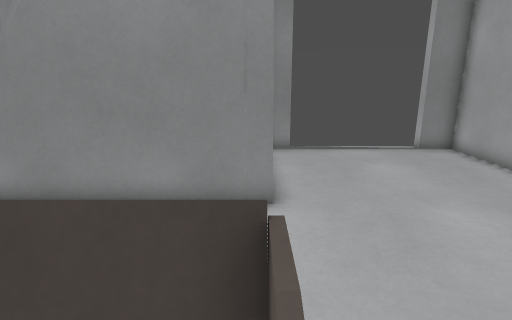
View 1 (above)

16 first-person views from a walk through a 3-D level made in the Godot game engine. The camera is 1.4 m above the floor, tilts 14° down and sees 80° across. The floor is counted in squares, 0.5 m on a side. Each view is taken from the middle of a square. On the plan, view 1 faces up. The plan holds only what a view shows up to about 20 squares ahead; the rest is blank.

View 2
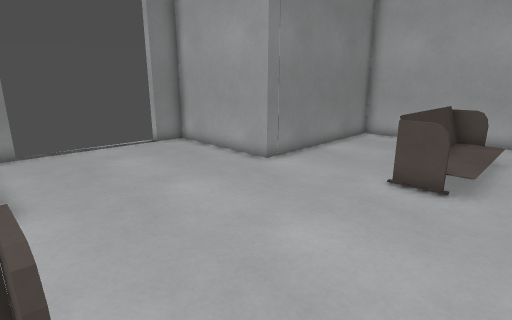

View 3
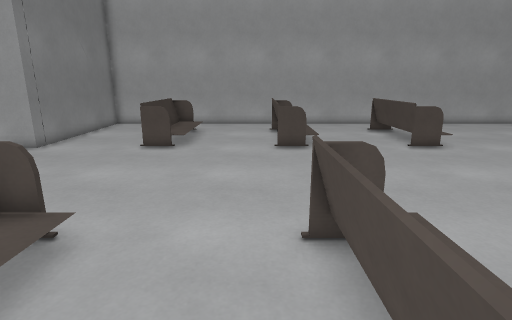

View 4
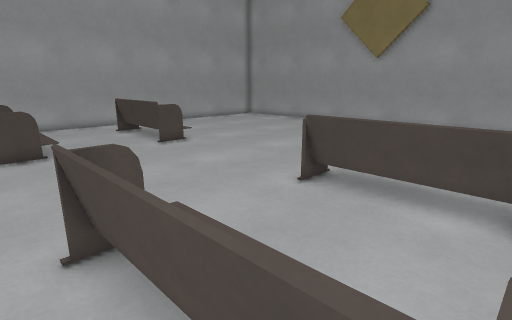

View 5
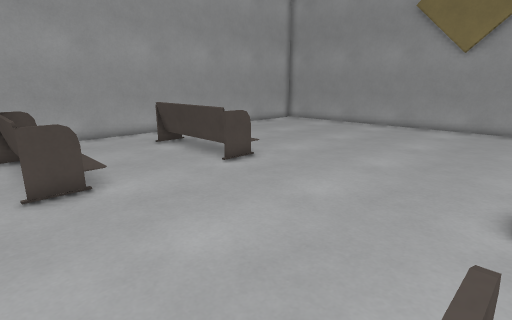

View 6
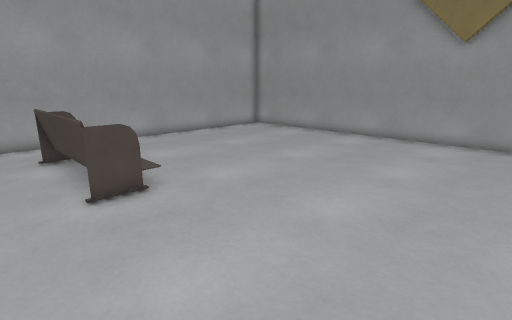

View 7
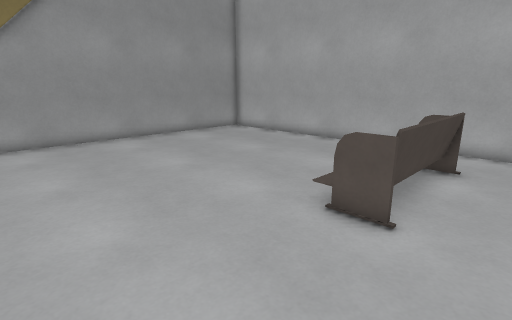

View 8
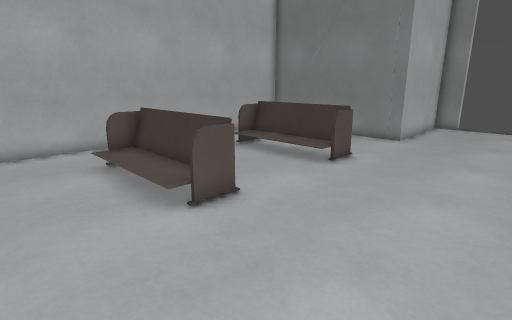

View 9
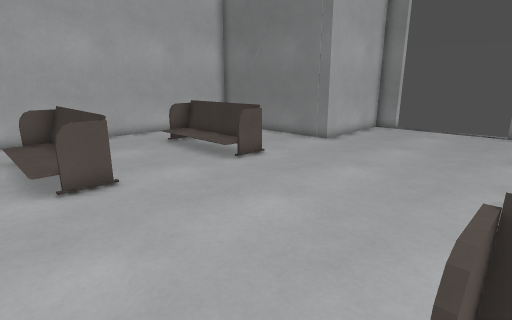

View 10
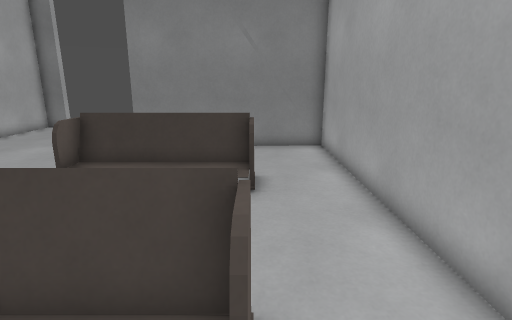

View 11
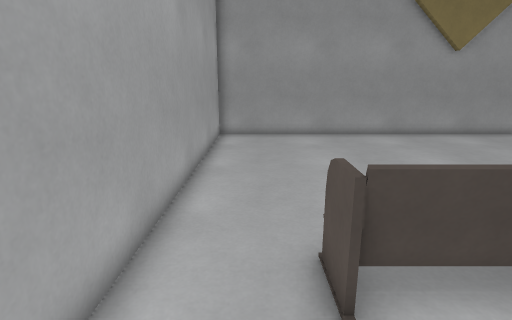

View 12
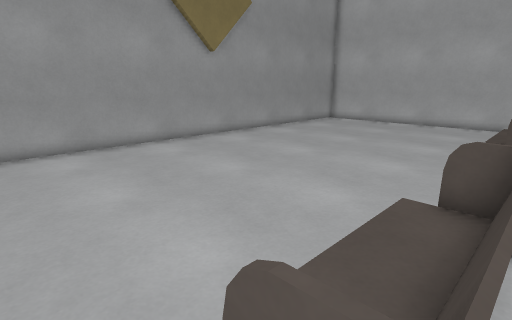

View 13
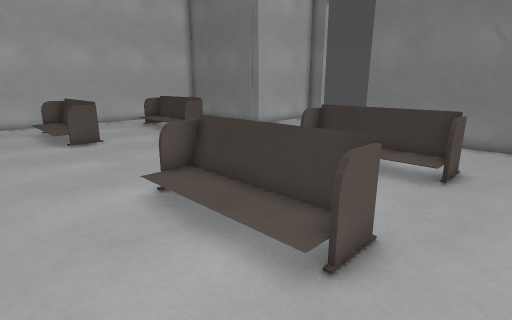

View 14
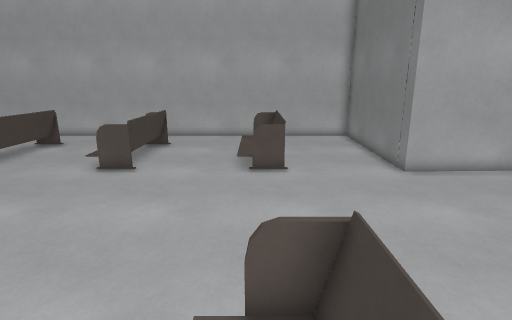

View 15
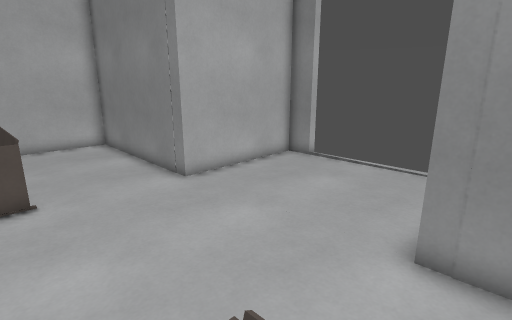

View 16
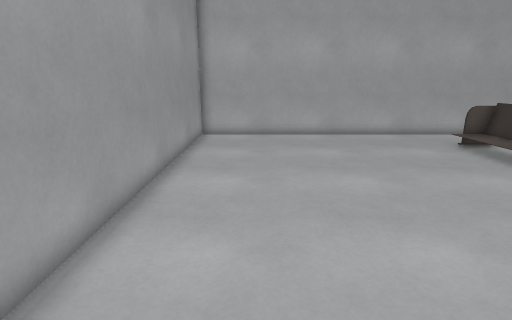

### Floor plan
Points are (right, up) in squares from view 1. A wall is a line through its corners. A room is listed if a view was taken in it or the views show most of it. See-through windows are left out.
Room 1 (views 1, 2, 3, 4, 5, 6, 7, 8, 9, 10, 11, 12, 13, 14, 15, 16)
walls: (9.1, 6.6) (8.4, 6.7); (8.7, 6.8) (8.7, 13.2) (7.2, 13.2) (7.2, 13.8); (15.6, 7.2) (14.6, 6.9); (1.5, 13.8) (1.5, 13.2) (0.2, 13.2) (0.4, 6.8) (-8.2, 7) (-8.2, -24.1) (17.1, -24.1) (17.1, 7) (9, 6.8)
low walls: (0.1, -5.4) (0.1, -4.1) (-4.9, -4.1); (8.7, -5.5) (8.7, -4) (13.9, -4) (13.9, -5.4); (8.7, -10.1) (13.9, -10.1); (8.8, -10.4) (8.8, -11.4); (-1.4, -4.3) (-3.4, -4.3); (8.7, -11.5) (8.7, -10.3) (13.9, -10.3) (13.9, -11.4); (-3.5, -4.3) (-4.9, -4.3) (-4.9, -5.2); (-3.5, -10.3) (-5, -10.3) (0.2, -10.3) (0.2, -11.4); (-4, -10.2) (-4.9, -10.2) (-4.9, -11.4); (0.1, 0.7) (0.1, 2.1) (-4.9, 2.1); (-4.4, -4.2) (0.2, -4.2) (0.2, -5.3); (8.7, 0.8) (8.7, 2.2); (-5.1, -4) (0.2, -4); (-5.1, -10.1) (0.2, -10.1); (-0.5, 1.8) (-4.9, 1.8) (-4.9, 0.9); (0.2, 2.2) (0.2, 0.7); (13.8, -5.2) (13.8, -4.3) (8.8, -4.3) (8.8, -5.2); (13.8, -4.1) (8.8, -4.1); (13.8, -11.4) (13.8, -10); (13.8, 0.8) (13.8, 1.8) (8.8, 1.8) (8.8, 0.8); (13.8, 2.1) (8.8, 2.1); (13.9, 2.2) (13.9, 0.8); (16.4, 7.2) (15.6, 7)

Positions as (right, up) in squares from view 1, and headings:
1: (0, 0), facing up
2: (0, -1), facing up-right
3: (-5, -3), facing right
4: (-5, -3), facing down-right
5: (0, -3), facing down-right
6: (1, -8), facing down-right
7: (6, -8), facing down-left
8: (6, -9), facing up-left
9: (9, -7), facing up-left
10: (14, -7), facing up
11: (15, -7), facing down
12: (15, -10), facing down-left
13: (16, -9), facing up-left
14: (12, 1), facing left
15: (10, 1), facing up-left
16: (9, -21), facing left
